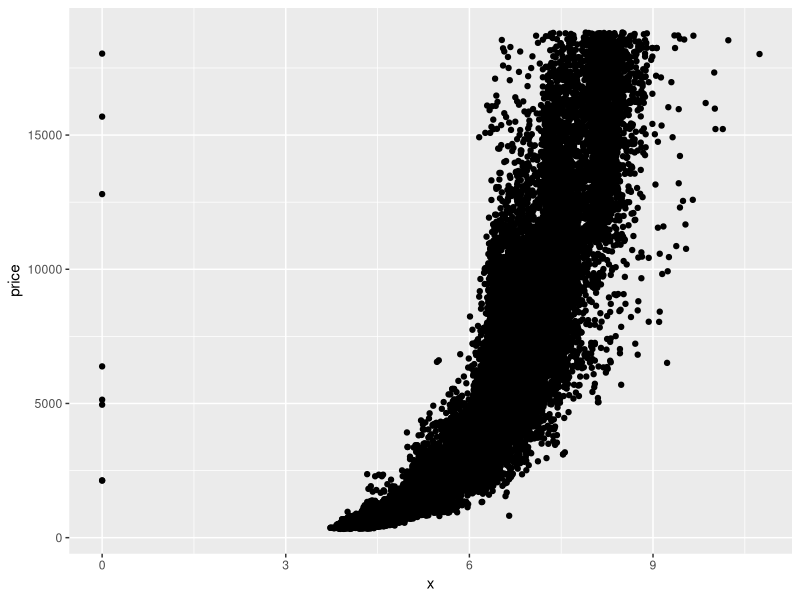
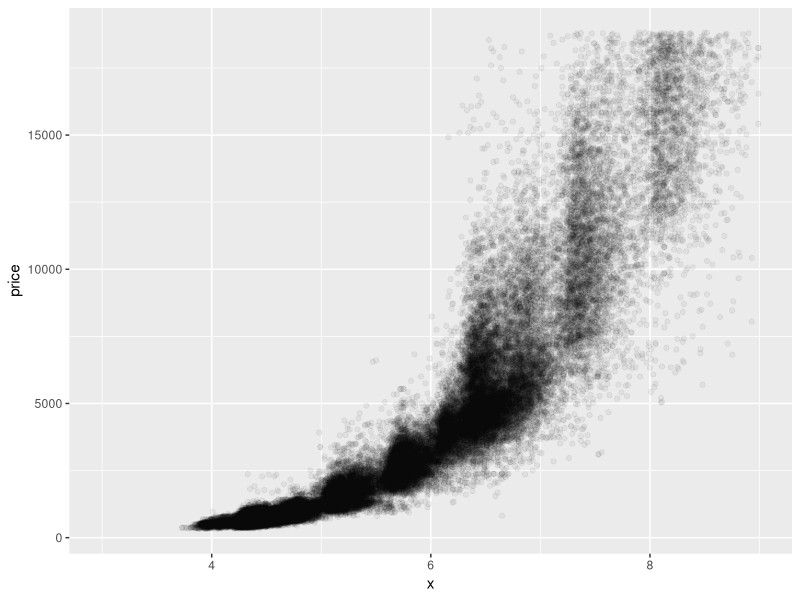
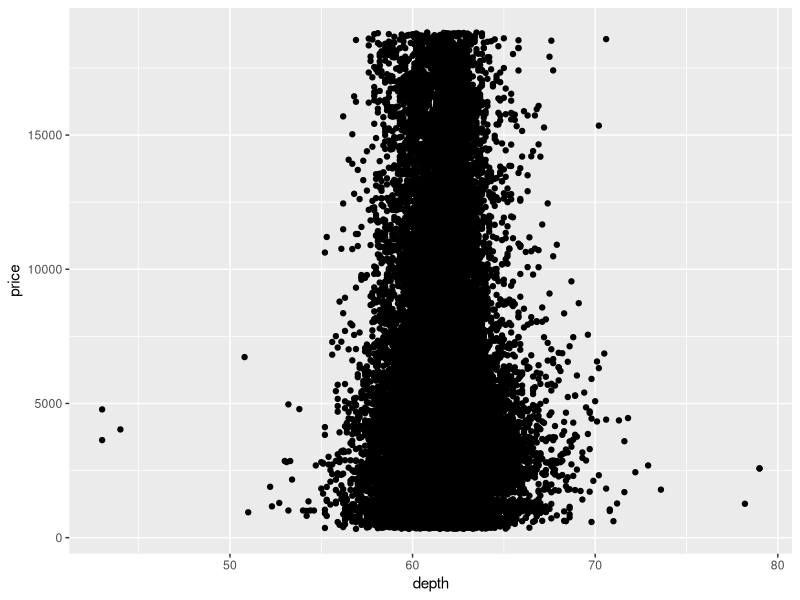
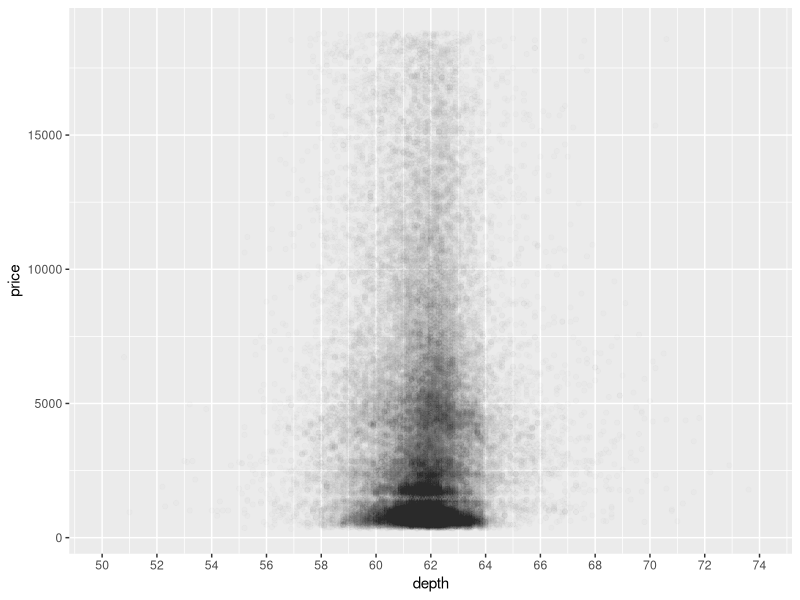
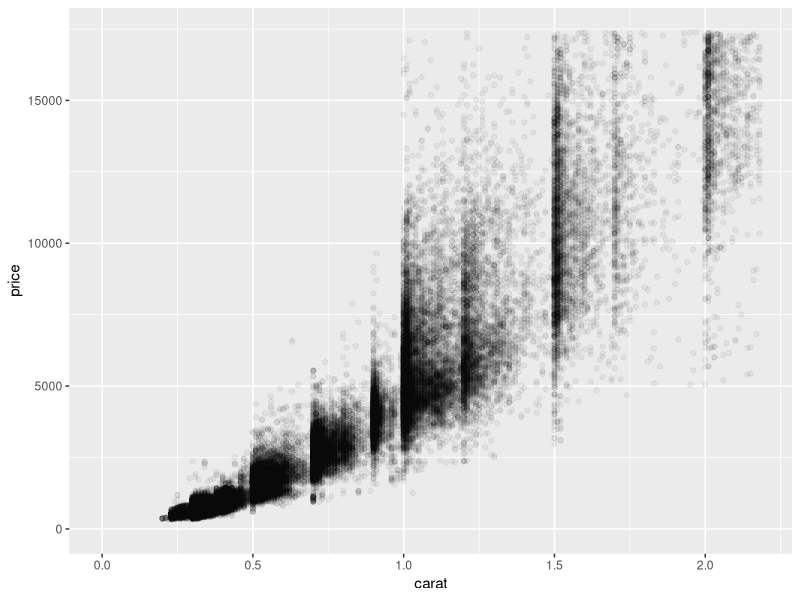
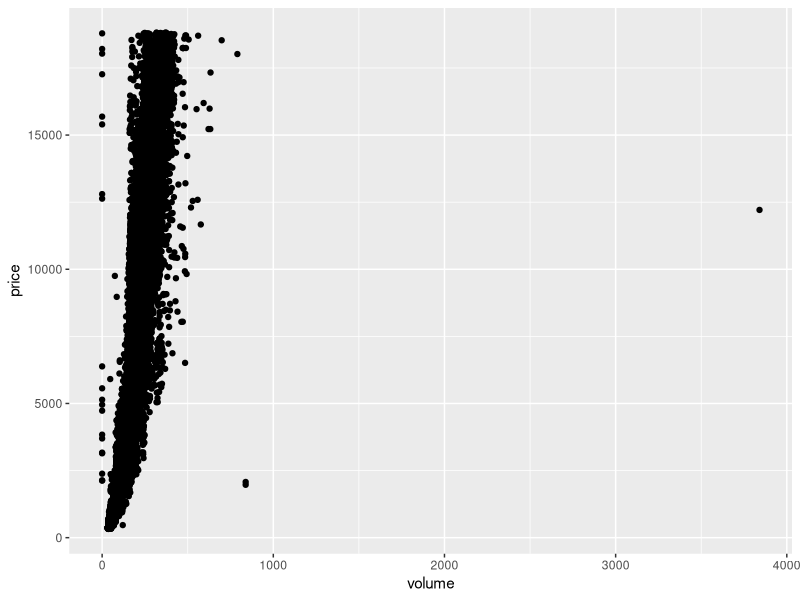

These figures' R source, in order: (Note: this script raises an error after producing the figures.)
## ---- chunk 1
library(ggplot2)
?diamonds
head(diamonds)

ggplot(aes(x = x, y = price), data = diamonds) +
  geom_point()


ggplot(aes(x = x, y = price), data = diamonds) +
  geom_point(alpha=0.05) +
  xlim(3, 9)
## ---- chunk 2
# what is the correlation between price and x? 
cor.test(x = diamonds$x, y = diamonds$price, data = diamonds)
# what is the correlation between price and y? 
cor.test(x = diamonds$y, y = diamonds$price, data = diamonds)
# what is the correlation between price and z?
cor.test(x = diamonds$z, y = diamonds$price, data = diamonds)
## ---- chunk 3
ggplot(aes(x = depth, y = price), data = diamonds) +
  geom_point()

## ---- chunk 4
range(diamonds$depth)
ggplot(aes(x = depth, y = price), data = diamonds) +
  geom_point(alpha = 0.01) +
  scale_x_continuous(breaks = seq(50,74,2), limits = c(50, 74))
## ---- chunk 5
cor.test(x=diamonds$depth, y=diamonds$price)
## ---- chunk 6
names(diamonds)
summary(diamonds$carat)
quantile(diamonds$carat, c(.01,.99))
ggplot(aes(x=carat, y=price), data = diamonds) +
  geom_point(alpha=0.05) +
  scale_x_continuous(limits = c(0, quantile(diamonds$carat, 0.99))) +
  scale_y_continuous(limits = c(0, quantile(diamonds$price, 0.99))) 
## ---- chunk 7
diamonds$volume <- diamonds$x * diamonds$y * diamonds$z

ggplot(aes(x = volume, y = price), data = diamonds) +
  geom_point() 
## ---- chunk 8
summary(diamonds$volume)

Zerodiamonds <- subset(diamonds, diamonds$volume == 0)
#View(Zerodiamonds)
count(diamonds, diamonds$volume == 0)

## ---- chunk 9
diamonds.sub <- subset(diamonds, diamonds$volume != 0 & diamonds$volume < 800)
cor.test(diamonds.sub$volume, diamonds.sub$price)
## ---- chunk 10
ggplot(aes(x = volume, y = price), data = diamonds.sub) +
  geom_point(alpha = 0.05) +
  geom_smooth(method = 'lm', color = 'green')
## ---- chunk 11
library(dplyr)
diamondsByClarity <- diamonds %>% 
  group_by(clarity) %>% 
  summarise(mean_price = mean(price),
            median_price = median(as.numeric(price)),
            min_price = min(price),
            max_price = max(price),
            n = n())
  
diamondsByClarity
## ---- chunk 12
library(gridExtra)
diamonds_by_clarity <- group_by(diamonds, clarity)
diamonds_mp_by_clarity <- summarise(diamonds_by_clarity, mean_price = mean(price))
diamonds_mp_by_clarity <- arrange(diamonds_mp_by_clarity, clarity)


diamonds_by_color <- group_by(diamonds, color)
diamonds_mp_by_color <- summarise(diamonds_by_color, mean_price = mean(price))


diamonds_mp_by_clarity$clarity <- factor(diamonds_mp_by_clarity$clarity, levels = c("I1", "SI1", "SI2", "VS1", "VS2", "VVS1", "VVS2", "IF"), ordered = TRUE)
#diamonds_mp_by_clarity
#str(diamonds_mp_by_clarity)

diamonds_mp_by_color$color <- factor(diamonds_mp_by_color$color, levels = c("J","I","H","G","F","E","D"), ordered = TRUE)

p1 = ggplot(aes(x = clarity, y = mean_price), data = diamonds_mp_by_clarity) +
  geom_col(color = 'orange', fill = 'green')

diamonds_mp_by_color
p2 = ggplot(aes(x = color, y = mean_price), data = diamonds_mp_by_color) +
  geom_col(color = 'black', fill = 'red')

grid.arrange(p1, p2, ncol = 2)


